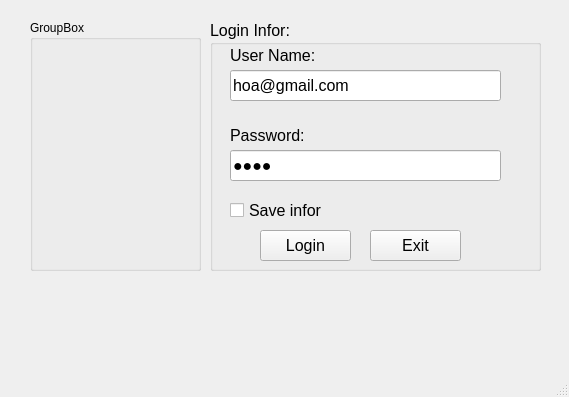
<?xml version="1.0" encoding="UTF-8"?>
<ui version="4.0">
 <class>MainWindow</class>
 <widget class="QMainWindow" name="MainWindow">
  <property name="geometry">
   <rect>
    <x>0</x>
    <y>0</y>
    <width>569</width>
    <height>397</height>
   </rect>
  </property>
  <property name="windowTitle">
   <string>MainWindow</string>
  </property>
  <widget class="QWidget" name="centralwidget">
   <widget class="QGroupBox" name="groupBox">
    <property name="geometry">
     <rect>
      <x>30</x>
      <y>20</y>
      <width>171</width>
      <height>251</height>
     </rect>
    </property>
    <property name="title">
     <string>GroupBox</string>
    </property>
    <layout class="QVBoxLayout" name="verticalLayout">
     <item>
      <widget class="QLabel" name="label">
       <property name="text">
        <string/>
       </property>
       <property name="pixmap">
        <pixmap>../images/ic_admin.png</pixmap>
       </property>
       <property name="scaledContents">
        <bool>true</bool>
       </property>
      </widget>
     </item>
    </layout>
   </widget>
   <widget class="QGroupBox" name="groupBox_2">
    <property name="geometry">
     <rect>
      <x>210</x>
      <y>20</y>
      <width>331</width>
      <height>251</height>
     </rect>
    </property>
    <property name="font">
     <font>
      <pointsize>12</pointsize>
     </font>
    </property>
    <property name="title">
     <string>Login Infor:</string>
    </property>
    <widget class="QLabel" name="label_2">
     <property name="geometry">
      <rect>
       <x>20</x>
       <y>20</y>
       <width>91</width>
       <height>31</height>
      </rect>
     </property>
     <property name="text">
      <string>User Name:</string>
     </property>
    </widget>
    <widget class="QLineEdit" name="lineEditUsername">
     <property name="geometry">
      <rect>
       <x>20</x>
       <y>50</y>
       <width>271</width>
       <height>31</height>
      </rect>
     </property>
     <property name="text">
      <string>hoa@gmail.com</string>
     </property>
    </widget>
    <widget class="QLineEdit" name="lineEditPassword">
     <property name="geometry">
      <rect>
       <x>20</x>
       <y>130</y>
       <width>271</width>
       <height>31</height>
      </rect>
     </property>
     <property name="text">
      <string>4678</string>
     </property>
     <property name="echoMode">
      <enum>QLineEdit::Password</enum>
     </property>
     <property name="readOnly">
      <bool>false</bool>
     </property>
    </widget>
    <widget class="QLabel" name="label_4">
     <property name="geometry">
      <rect>
       <x>20</x>
       <y>100</y>
       <width>91</width>
       <height>31</height>
      </rect>
     </property>
     <property name="text">
      <string>Password:</string>
     </property>
    </widget>
    <widget class="QCheckBox" name="checkBoxSave">
     <property name="geometry">
      <rect>
       <x>20</x>
       <y>180</y>
       <width>101</width>
       <height>21</height>
      </rect>
     </property>
     <property name="text">
      <string>Save infor</string>
     </property>
    </widget>
    <widget class="QPushButton" name="pushButtonLogin">
     <property name="geometry">
      <rect>
       <x>50</x>
       <y>210</y>
       <width>91</width>
       <height>31</height>
      </rect>
     </property>
     <property name="text">
      <string>Login</string>
     </property>
     <property name="icon">
      <iconset>
       <normaloff>../images/ic_login.png</normaloff>../images/ic_login.png</iconset>
     </property>
    </widget>
    <widget class="QPushButton" name="pushButtonExit">
     <property name="geometry">
      <rect>
       <x>160</x>
       <y>210</y>
       <width>91</width>
       <height>31</height>
      </rect>
     </property>
     <property name="text">
      <string>Exit</string>
     </property>
     <property name="icon">
      <iconset>
       <normaloff>../images/ic_exit.png</normaloff>../images/ic_exit.png</iconset>
     </property>
    </widget>
   </widget>
  </widget>
  <widget class="QMenuBar" name="menubar">
   <property name="geometry">
    <rect>
     <x>0</x>
     <y>0</y>
     <width>569</width>
     <height>22</height>
    </rect>
   </property>
  </widget>
  <widget class="QStatusBar" name="statusbar"/>
 </widget>
 <resources/>
 <connections/>
</ui>
